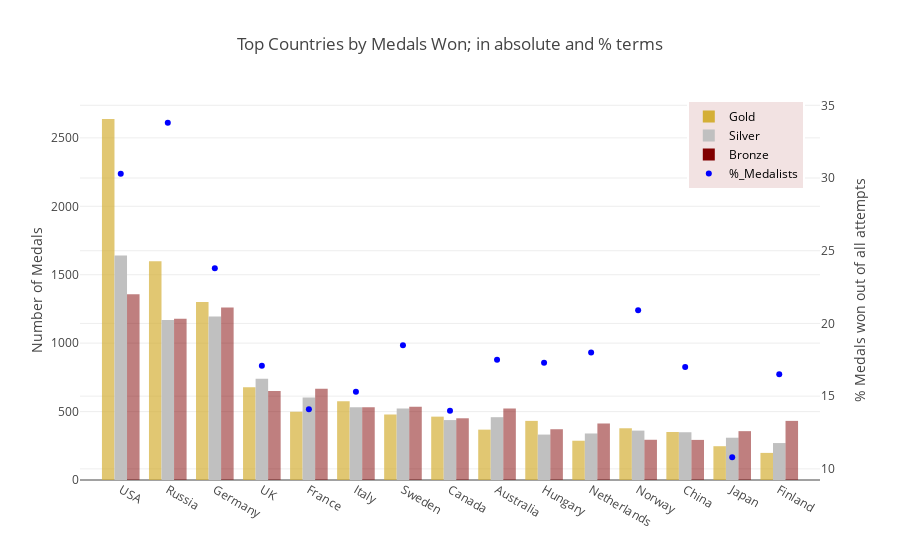

The code cell stored with this chart in its notebook:
### Markdown cell above
__Remarks:__ The countries with the maximum number of medals were identified by most of the cited sources. However, I have not come across an analysis taking into account the number of medals won as a fraction of the total number of Athletes sent to compete in the Olympics. Naturally, countries with more resources could send many more athletes to compete in the Olympics, consequently hoping to win more medals. Although I am sure some rules must exist to limit this type of behaviour and all athletes have to qualify. To investigate this idea further, in the table above, the column '%medalists' gives the average percentage of athletes holing a medal out of all the athletes sent to the Olympics. Even after sorting the table according to the '%medalists' column, USA and Russia hold dominance, but curiously Russia emerges as the leader. Throughout history, almost 34% of all the athletes Russia sends to the Olympics come back home with a medal. In the US this proportion is about 30%, followed by Germany with 24%, Pakistan with 22%, Norway and Sweden with 19% and Jamaica in 7th place with a surprising 18% rate. I am curious to see the evolution of this % figures with time and this is an area I will explore further in the section below. My hypothesis is that there will likely be trends for the different countries or at least peaks with a interesting historical explanations.

### Code cell
traceG = go.Bar(x = medals_piv.index, y = medals_piv.Medal_Count.Gold.head(15).values, name="Gold",
               marker=dict( color='rgb(212,175,55)', opacity=0.7, reversescale = True))

traceS = go.Bar(x = medals_piv.index, y = medals_piv.Medal_Count.Silver.head(15).values, name="Silver",
               marker=dict( color='rgb(192,192,192)', opacity=1, reversescale = True))

traceB = go.Bar(x = medals_piv.index, y = medals_piv.Medal_Count.Bronze.head(15).values, name="Bronze",
               marker=dict( color='rgb(128,0,0)', opacity=0.5, reversescale = True))

trace_perc = go.Scatter(x= medals_piv.index , y = medals_piv['%medalists'].head(15).values,name="%_Medalists",  
                        yaxis='y2',marker=dict(color="Blue"),mode = "markers")

layout = go.Layout(title='Top Countries by Medals Won; in absolute and % terms', 
                   yaxis = dict(title = 'Number of Medals'),
                   yaxis2 = dict(title='% Medals won out of all attempts', anchor='x',overlaying='y',side='right'),
                   legend=dict( x=0.82,y=1, traceorder='normal',font=dict(color='#000'), bgcolor='#F2E2E2',
                               bordercolor='#FFFFFF',borderwidth=2), 
                   barmode='group')

fig = go.Figure(data = [traceG,traceS,traceB,trace_perc], layout = layout)
iplot(fig, filename = "medal")

### Figure 1 — Plotly figure (JSON) as saved in the notebook; plotly's stock layout.template omitted (floating-point values rounded to 4 significant figures; data arrays with more than 128 entries replaced by an {"elided": "..."} marker saying what was removed)
{"data": [{"marker": {"color": "rgb(212,175,55)", "opacity": 0.7, "reversescale": true}, "name": "Gold", "type": "bar", "uid": "187a4982-f04e-11e8-a282-6a00023e0920", "x": {"elided": "209 str values"}, "y": [2638, 1599, 1301, 677, 499, 575, 479, 463, 368, 432, 287, 378, 351, 247, 198]}, {"marker": {"color": "rgb(192,192,192)", "opacity": 1, "reversescale": true}, "name": "Silver", "type": "bar", "uid": "187a4b9e-f04e-11e8-b87e-6a00023e0920", "x": {"elided": "209 str values"}, "y": [1641, 1170, 1195, 739, 602, 531, 522, 438, 459, 332, 340, 361, 349, 309, 270]}, {"marker": {"color": "rgb(128,0,0)", "opacity": 0.5, "reversescale": true}, "name": "Bronze", "type": "bar", "uid": "187a4cca-f04e-11e8-88b1-6a00023e0920", "x": {"elided": "209 str values"}, "y": [1358, 1178, 1260, 651, 666, 531, 535, 451, 522, 371, 413, 294, 293, 357, 432]}, {"marker": {"color": "Blue"}, "mode": "markers", "name": "%_Medalists", "type": "scatter", "uid": "187a4dd0-f04e-11e8-b1c4-6a00023e0920", "x": {"elided": "209 str values"}, "y": [30.3, 33.8, 23.8, 17.1, 14.1, 15.3, 18.5, 14, 17.5, 17.3, 18, 20.9, 17, 10.8, 16.5], "yaxis": "y2"}], "layout": {"barmode": "group", "legend": {"bgcolor": "#F2E2E2", "bordercolor": "#FFFFFF", "borderwidth": 2, "font": {"color": "#000"}, "traceorder": "normal", "x": 0.82, "y": 1}, "title": "Top Countries by Medals Won; in absolute and % terms", "yaxis": {"title": "Number of Medals"}, "yaxis2": {"anchor": "x", "overlaying": "y", "side": "right", "title": "% Medals won out of all attempts"}}}
